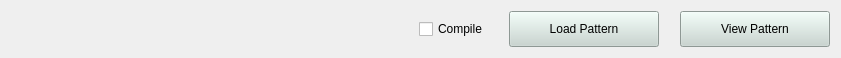
  <widget class="QWidget" name="horizontalLayoutWidget_2">
   <property name="geometry">
    <rect>
     <x>10</x>
     <y>720</y>
     <width>841</width>
     <height>51</height>
    </rect>
   </property>
   <layout class="QHBoxLayout" name="horizontalLayout_3">
    <item>
     <spacer name="horizontalSpacer_13">
      <property name="orientation">
       <enum>Qt::Horizontal</enum>
      </property>
      <property name="sizeType">
       <enum>QSizePolicy::Expanding</enum>
      </property>
      <property name="sizeHint" stdset="0">
       <size>
        <width>200</width>
        <height>0</height>
       </size>
      </property>
     </spacer>
    </item>
    <item>
     <widget class="QCheckBox" name="checkBoxCompile">
      <property name="text">
       <string>Compile</string>
      </property>
     </widget>
    </item>
    <item>
     <spacer name="horizontalSpacer_14">
      <property name="orientation">
       <enum>Qt::Horizontal</enum>
      </property>
      <property name="sizeType">
       <enum>QSizePolicy::Fixed</enum>
      </property>
      <property name="sizeHint" stdset="0">
       <size>
        <width>15</width>
        <height>20</height>
       </size>
      </property>
     </spacer>
    </item>
    <item>
     <widget class="QPushButton" name="pushButtonLoadPattern">
      <property name="minimumSize">
       <size>
        <width>150</width>
        <height>36</height>
       </size>
      </property>
      <property name="maximumSize">
       <size>
        <width>16777215</width>
        <height>36</height>
       </size>
      </property>
      <property name="styleSheet">
       <string notr="true">background-color: rgb(199, 213, 207);</string>
      </property>
      <property name="text">
       <string>Load Pattern</string>
      </property>
     </widget>
    </item>
    <item>
     <spacer name="horizontalSpacer_15">
      <property name="orientation">
       <enum>Qt::Horizontal</enum>
      </property>
      <property name="sizeType">
       <enum>QSizePolicy::Fixed</enum>
      </property>
      <property name="sizeHint" stdset="0">
       <size>
        <width>15</width>
        <height>20</height>
       </size>
      </property>
     </spacer>
    </item>
    <item>
     <widget class="QPushButton" name="pushButtonViewPattern">
      <property name="minimumSize">
       <size>
        <width>150</width>
        <height>36</height>
       </size>
      </property>
      <property name="maximumSize">
       <size>
        <width>16777215</width>
        <height>36</height>
       </size>
      </property>
      <property name="styleSheet">
       <string notr="true">background-color: rgb(199, 213, 207);</string>
      </property>
      <property name="text">
       <string>View Pattern</string>
      </property>
     </widget>
    </item>
   </layout>
  </widget>
